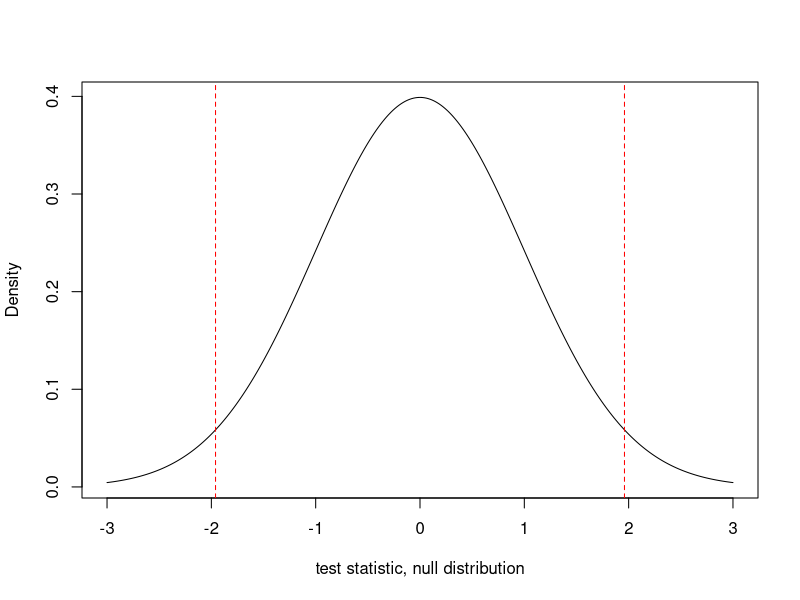
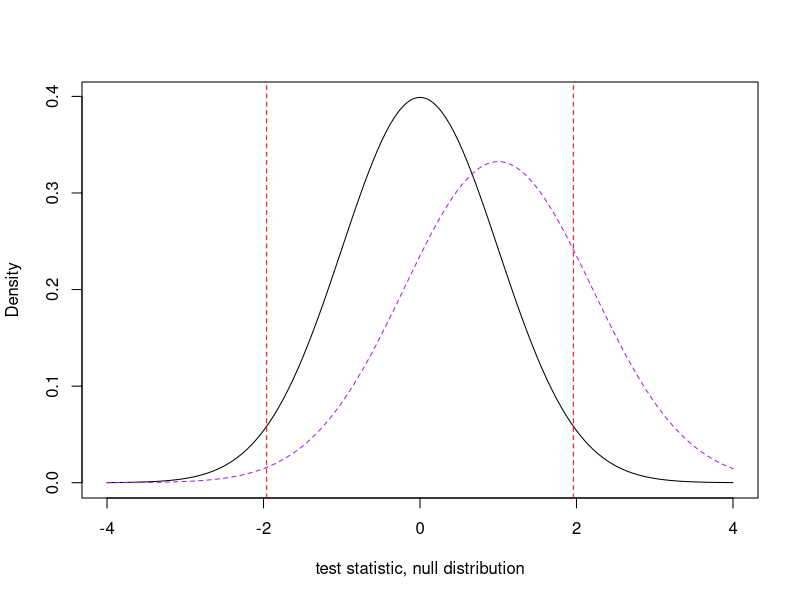

The R source for these figures, in order:
## ---- chunk 1
z <- seq(-3, 3, .02)
dz <- dnorm(z)
plot(z, dz, type="l", xlab="test statistic, null distribution",
     ylab="Density")
abline(v=1.96, col="red", lty=2)
abline(v=-1.96, col="red", lty=2)

## ---- chunk 2
z <- seq(-4, 4, .02)
dz <- dnorm(z)
plot(z, dz, type="l", xlab="test statistic, null distribution",
     ylab="Density")
abline(v=1.96, col="red", lty=2)
abline(v=-1.96, col="red", lty=2)
z2 <- seq(-4, 4, .02)
dz2 <- dnorm(z2, mean=1, sd=1.2)
points(z2, dz2, type="l", col="purple", lty="dashed")

## ---- chunk 3
## Leave one argument blank or = NULL

## Power for an 800-person study with .25 effect size and 400-person groups
power.t.test(n= 400,
             delta = .25, sd=1, sig.level = .05,
             power = NULL)

## What effect size would we need for 80% power?
power.t.test(n= 400,
             delta = NULL, sd=1, sig.level = .05,
             power = .8)

## ---- chunk 4
## What sample size for difference in proportions at 80% power?
power.prop.test(n=NULL, p1 = .75, p2=.80,
                sig.level=.10, power = .8)

## ---- chunk 5
1 - (1 - 0.05)^20
